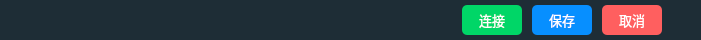
  <widget class="QWidget" name="widget_bottom" native="true">
   <property name="geometry">
    <rect>
     <x>0</x>
     <y>400</y>
     <width>701</width>
     <height>40</height>
    </rect>
   </property>
   <property name="minimumSize">
    <size>
     <width>0</width>
     <height>40</height>
    </size>
   </property>
   <property name="maximumSize">
    <size>
     <width>16777215</width>
     <height>40</height>
    </size>
   </property>
   <property name="styleSheet">
    <string notr="true">background-color: rgb(30, 45, 54);
color: rgb(255, 255, 255);</string>
   </property>
   <layout class="QHBoxLayout" name="horizontalLayout_3">
    <property name="spacing">
     <number>10</number>
    </property>
    <property name="leftMargin">
     <number>9</number>
    </property>
    <property name="topMargin">
     <number>0</number>
    </property>
    <property name="rightMargin">
     <number>9</number>
    </property>
    <property name="bottomMargin">
     <number>0</number>
    </property>
    <item>
     <spacer name="widget_bottom_horizontalSpacer_left">
      <property name="orientation">
       <enum>Qt::Horizontal</enum>
      </property>
      <property name="sizeHint" stdset="0">
       <size>
        <width>40</width>
        <height>20</height>
       </size>
      </property>
     </spacer>
    </item>
    <item>
     <widget class="QToolButton" name="widget_bottom_toolButton_connect">
      <property name="sizePolicy">
       <sizepolicy hsizetype="Expanding" vsizetype="Expanding">
        <horstretch>0</horstretch>
        <verstretch>0</verstretch>
       </sizepolicy>
      </property>
      <property name="minimumSize">
       <size>
        <width>60</width>
        <height>30</height>
       </size>
      </property>
      <property name="maximumSize">
       <size>
        <width>60</width>
        <height>30</height>
       </size>
      </property>
      <property name="font">
       <font>
        <family>OPPOSans B</family>
        <pointsize>10</pointsize>
        <stylestrategy>PreferAntialias</stylestrategy>
       </font>
      </property>
      <property name="styleSheet">
       <string notr="true">QToolButton {
	color: rgb(255, 255, 255);
	background-color: rgb(0, 214, 103);
	border-radius: 5px;
}

QToolButton::menu-indicator { 
	image: None;
}

 
QToolButton:hover {
	color: rgb(255, 255, 255);
	background-color: rgb(0, 214, 103);
}</string>
      </property>
      <property name="text">
       <string>连接</string>
      </property>
     </widget>
    </item>
    <item>
     <widget class="QToolButton" name="widget_bottom_toolButton_save">
      <property name="sizePolicy">
       <sizepolicy hsizetype="Expanding" vsizetype="Expanding">
        <horstretch>0</horstretch>
        <verstretch>0</verstretch>
       </sizepolicy>
      </property>
      <property name="minimumSize">
       <size>
        <width>60</width>
        <height>30</height>
       </size>
      </property>
      <property name="maximumSize">
       <size>
        <width>60</width>
        <height>30</height>
       </size>
      </property>
      <property name="font">
       <font>
        <family>OPPOSans B</family>
        <pointsize>10</pointsize>
        <weight>50</weight>
        <bold>false</bold>
        <stylestrategy>PreferAntialias</stylestrategy>
       </font>
      </property>
      <property name="styleSheet">
       <string notr="true">QToolButton {
	color: rgb(255, 255, 255);
	background-color: rgb(7, 143, 255);
	border-radius: 5px;
}

QToolButton::menu-indicator { 
	image: None;
}

 
QToolButton:hover {
	color: rgb(255, 255, 255);
	background-color: rgb(7, 143, 255);
}</string>
      </property>
      <property name="text">
       <string>保存</string>
      </property>
     </widget>
    </item>
    <item>
     <widget class="QToolButton" name="widget_bottom_toolButton_close">
      <property name="sizePolicy">
       <sizepolicy hsizetype="Expanding" vsizetype="Expanding">
        <horstretch>0</horstretch>
        <verstretch>0</verstretch>
       </sizepolicy>
      </property>
      <property name="minimumSize">
       <size>
        <width>60</width>
        <height>30</height>
       </size>
      </property>
      <property name="maximumSize">
       <size>
        <width>60</width>
        <height>30</height>
       </size>
      </property>
      <property name="font">
       <font>
        <family>OPPOSans B</family>
        <pointsize>10</pointsize>
        <stylestrategy>PreferAntialias</stylestrategy>
       </font>
      </property>
      <property name="styleSheet">
       <string notr="true">QToolButton {
	color: rgb(255, 255, 255);
	background-color: rgb(255, 95, 95);
	border-radius: 5px;
}

QToolButton::menu-indicator { 
	image: None;
}

 
QToolButton:hover {
	color: rgb(255, 255, 255);
	background-color: rgb(255, 95, 95);
}</string>
      </property>
      <property name="text">
       <string>取消</string>
      </property>
     </widget>
    </item>
    <item>
     <spacer name="widget_bottom_horizontalSpacer_right">
      <property name="orientation">
       <enum>Qt::Horizontal</enum>
      </property>
      <property name="sizeType">
       <enum>QSizePolicy::Fixed</enum>
      </property>
      <property name="sizeHint" stdset="0">
       <size>
        <width>30</width>
        <height>20</height>
       </size>
      </property>
     </spacer>
    </item>
   </layout>
  </widget>
